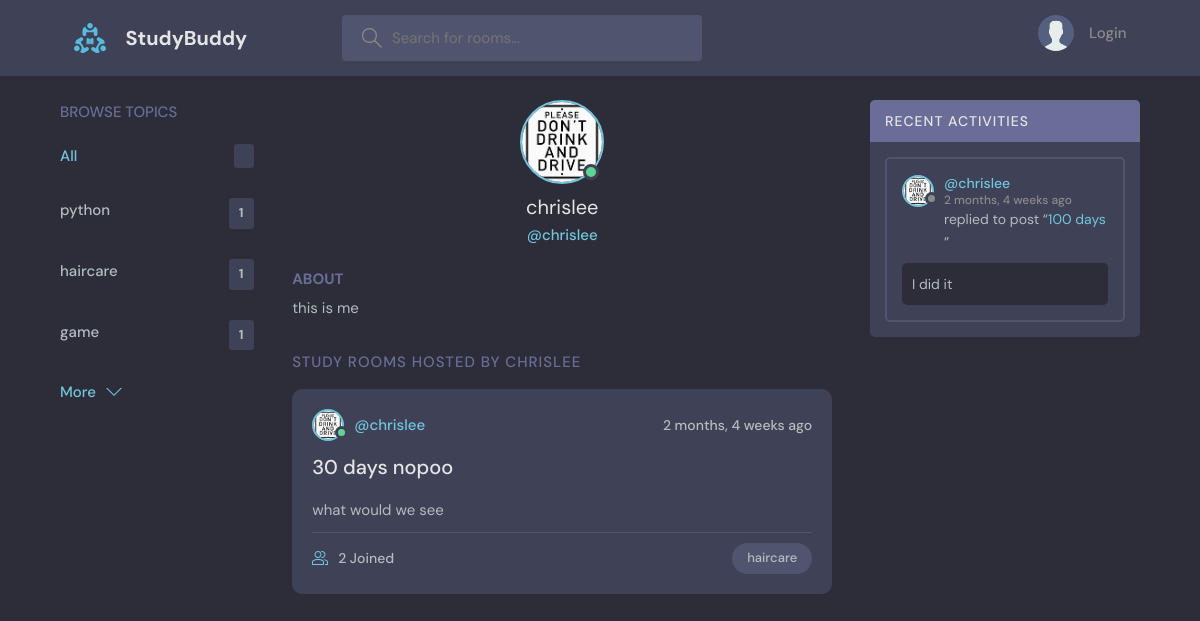
Page /user/7 on the committed database.
### base/models.py (models this page shows, shortened)
class Topic(models.Model):
  name = models.CharField(max_length=20)

class User (AbstractUser):
  name = models.CharField(max_length=20,null=True)
  email = models.EmailField(unique=True,null=True)
  bio = models.TextField(null=True)
  avatar = models.ImageField(null=True,default='avatar.svg')
  USERNAME_FIELDS = ['username', 'email']
  REQUIRED_FIELDS = []

class Room(models.Model):
  host = models.ForeignKey(User,on_delete=models.SET_NULL,null=True)
  topic = models.ForeignKey(Topic,on_delete=models.SET_NULL,null=True)
  participants = models.ManyToManyField(User,related_name='Participant',blank=True)
  name = models.CharField(max_length=100)
  description = models.TextField(null=True,blank=True)
  updated = models.DateTimeField(auto_now=True)
  created = models.DateTimeField(auto_now_add=True)
  def __str__(self):
    return self.name

class Message(models.Model):
  user = models.ForeignKey(User,on_delete=models.CASCADE,null=True)
  room = models.ForeignKey(Room,on_delete=models.CASCADE,null=True)
  content = models.TextField(max_length=200)
  updated = models.DateTimeField(auto_now=True)
  created = models.DateTimeField(auto_now_add=True)

### base/views.py (the view)
# urls.py: path('user/<str:pk>',views.user,name='user'),
def user(request,pk):
  user = User.objects.get(id=pk)
  topics = Topic.objects.all()
  user_msgs = user.message_set.all().order_by('-created')
  user_rooms = user.room_set.all().order_by('-updated')
  context = {'user':user,'user_rooms':user_rooms,'topics':topics,'msgs':user_msgs}
  return render(request,'base/profile.html',context)

### base/templates/base/profile.html (shortened to what this page needs)
{% extends 'main.html' %}
{% block content %}
<main class="profile-page layout layout--3">
  <div class="container">
    {% include 'base/topic_component.html'%}
    <div class="roomList">
      <div class="profile">
        <div class="profile__avatar">
          <div class="avatar avatar--large active">
            <img src="{{user.avatar.url}}" />
          </div>
        </div>
        <div class="profile__info">
          <h3>{{user.username}}</h3>
          <p>@{{user.username}}</p>
        </div>
        <div class="profile__about">
          <h3>About</h3>
          <p>
            {{user.bio}}
          </p>
        </div>
      </div>
      <div class="roomList__header">
        <div>
          <h2>Study Rooms Hosted by {{user.username}}</a>
          </h2>
        </div>
      </div>
      {% for user_room in user_rooms %}
      <div class="roomListRoom">
        <div class="roomListRoom__header">
          <a href="" class="roomListRoom__author">
            <div class="avatar avatar--small active">
              <img src="{{user.avatar.url}}" />
            </div>
            <span>@{{user.username}}</span>
          </a>
          <div class="roomListRoom__actions">
            <span>{{user_room.updated | timesince}} ago</span>
          </div>
        </div>
        <div class="roomListRoom__content">
          <a href="{% url 'room' user_room.id %}">{{user_room.name}}</a>
          <p>
            {{user_room.description}}
          </p>
        </div>
        <div class="roomListRoom__meta">
          <a class="roomListRoom__joined">
            {{user_room.participants.count}} Joined
          </a>
          <p class="roomListRoom__topic">{{user_room.topic.name}}</p>
        </div>
      </div>
      {% endfor %}
    </div>
    {% include 'base/activity_component.html' %}
  </div>
</main>
{% endblock content %}

### templates/main.html (shortened to what this page needs)
<!DOCTYPE html>
{% load static %}
<html lang="en">
  <head>
    <link rel="stylesheet" href="{% static 'styles/style.css'%}" />
  </head>
  <body>
    {% include 'nav.html' %}
    {% block content %}
    {% endblock content%}
  </body>
</html>

### templates/nav.html (shortened to what this page needs)
{% load static %}
<header class="header header--loggedIn">
  <div class="container">
    <a href="{% url 'home' %}" class="header__logo">
      <img src="{% static 'images/logo.svg' %}" />
      <h1>StudyBuddy</h1>
    </a>
    <form class="header__search" action="{% url 'home' %}" method="GET">
      <label>
        <input placeholder="Search for rooms..." name="q"/>
      </label>
    </form>
    <nav class="header__menu">
      <div class="header__user">
        {% if request.user.is_authenticated %}
        <a href="{% url 'user' request.user.id %}">
          <div class="avatar avatar--medium active">
            <img src="{{request.user.avatar.url}}" />
          </div>
          <p>{{request.user.username}} <span>@{{request.user.username}}</span></p>
        </a>
        <button class="dropdown-button">
          <svg version="1.1" xmlns="http://www.w3.org/2000/svg" width="32" height="32" viewBox="0 0 32 32">
            <title>chevron-down</title>
            <path d="M16 21l-13-13h-3l16 16 16-16h-3l-13 13z"></path>
          </svg>
        </button>
        {% else %}
        <a href="{% url 'login' %}">
          <img src="{%static 'images/avatar.svg' %}" />
          <p>Login</p>
        </a>
        {% endif %}
      </div>
    </nav>
  </div>
</header>

### base/templates/base/topic_component.html
<div class="topics">
  <div class="topics__header">
    <h2>Browse Topics</h2>
  </div>
  <ul class="topics__list">
    <li>
      <a href="{% url 'home' %}" class="active">All <span>{{ total_room }}</span></a>
    </li>
    {% for topic in topics %}
    <li>
      <a href="{% url 'home' %}?q={{topic.name}}">{{topic.name}} <span>{{topic.room_set.all.count}}</span></a>
    </li>
    {% endfor %}
  </ul>
  <a class="btn btn--link" href="{% url 'more-topic'%}">
    More
    <svg version="1.1" xmlns="http://www.w3.org/2000/svg" width="32" height="32" viewBox="0 0 32 32">
      <title>chevron-down</title>
      <path d="M16 21l-13-13h-3l16 16 16-16h-3l-13 13z"></path>
    </svg>
  </a>
</div>

### base/templates/base/activity_component.html (shortened to what this page needs)
<div class="activities">
  <div class="activities__header">
    <h2>Recent Activities</h2>
  </div>
  {% for msg in msgs %}
  <div class="activities__box">
    <div class="activities__boxHeader roomListRoom__header">
      <a href="{% url 'user' msg.user.id%}" class="roomListRoom__author">
        <div class="avatar avatar--small">
          <img src="{{msg.user.avatar.url}}" />
        </div>
        <p>
          @{{msg.user.username}}
          <span>{{msg.updated | timesince}} ago</span>
        </p>
      </a>
    </div>
    <div class="activities__boxContent">
      <p>replied to post “<a href="{% url 'room' msg.room.id%}">{{msg.room}}</a>”</p>
      <div class="activities__boxRoomContent">
        {{msg.content}}
      </div>
    </div>
  </div>
  {% endfor %}
</div>

### rows in the picture
Topic: name "python", room_set.all.count "1"
Topic: name "haircare", room_set.all.count "1"
Topic: name "game", room_set.all.count "1"
User: avatar (picture), username "chrislee", bio "this is me", username "CHRISLEE"
Room: avatar (picture), updated "2 months, 4 weeks", name "30 days nopoo", description "what would we see", participants.count "2", topic.name "haircare"
Message: user.avatar (picture), user.username "chrislee", updated "2 months, 4 weeks", room "100 days", content "I did it"
